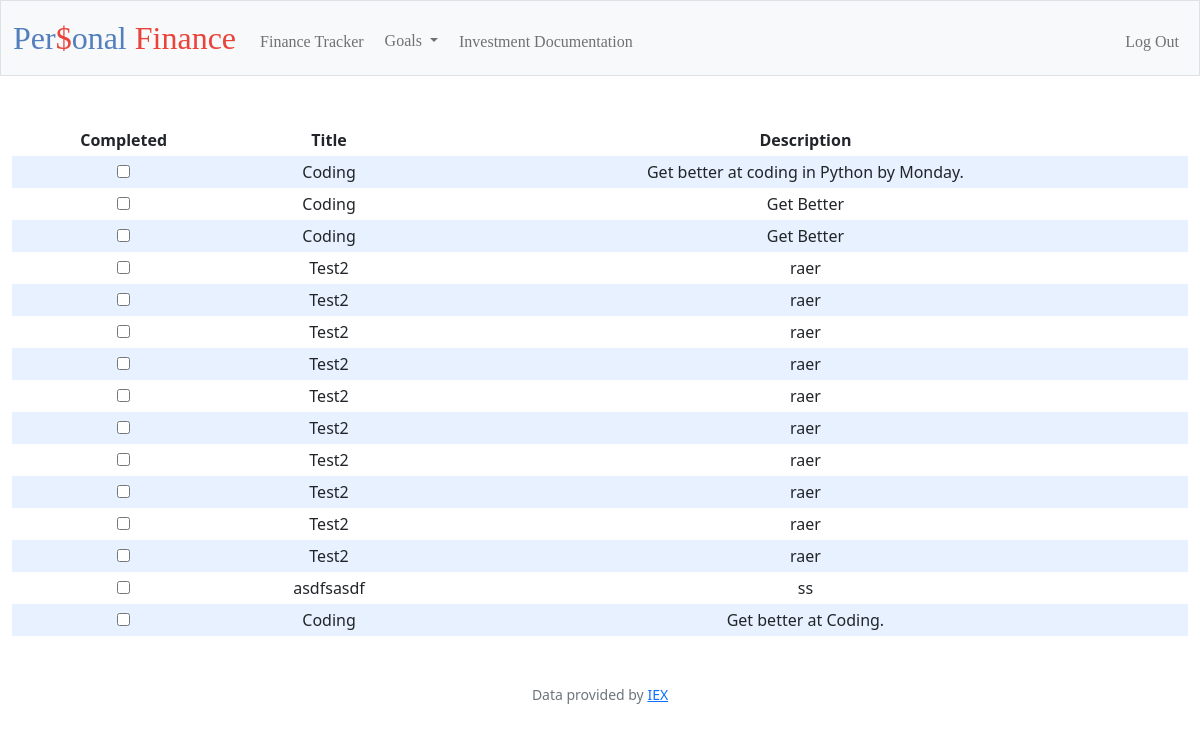
The app's page /table_goals (signed in) with its own data.
### tables this page shows
CREATE TABLE goals(
    id int, title varchar(255), desc varchar(255), completed int
);

### app.py (the view)
@app.route("/table_goals", methods=["GET","POST"])
@login_required
def table_goals():
    if request.method == "POST":
        goals = db.execute("SELECT * FROM goals WHERE id=?", session["user_id"])
        return render_template("/table_goals.html", goals=goals)
    else:
        goals = db.execute("SELECT * FROM goals WHERE id=?", session["user_id"])
        return render_template("/table_goals.html", goals=goals)

### app.py (called while the page is built)
@app.after_request
def after_request(response):
    response.headers["Cache-Control"] = "no-cache, no-store, must-revalidate"
    response.headers["Expires"] = 0
    response.headers["Pragma"] = "no-cache"
    return response

### helpers.py (called while the page is built)
def login_required(f):
    @wraps(f)
    def decorated_function(*args, **kwargs):
        if session.get("user_id") is None:
            return redirect("/login")
        return f(*args, **kwargs)
    return decorated_function

### templates/table_goals.html (shortened to what this page needs)
{% extends "layout.html" %}
{% block main %}
    <table>
        <thead>
            <tr>
                <th>Completed</th>
                <th>Title</th>
                <th>Description</th>
            </tr>
        </thead>
        <tbody class="table_goals">
            {% for goals in goals %}
                <tr>
                    <td><input type="checkbox"> </td>
                    <td>{{goals.title}}</td>
                    <td>{{goals.desc}}</td>
                </tr>
            {% endfor %}
        </tbody>
    </table>
{% endblock %}

### templates/layout.html (shortened to what this page needs)
<!DOCTYPE html>
<html lang="en">
    <head>
        <link href="https://cdn.jsdelivr.net/npm/bootstrap@5.1.3/dist/css/bootstrap.min.css" rel="stylesheet">
        <link href="/static/styles.css" rel="stylesheet">
    </head>
    <body>
        <nav class="bg-light border navbar navbar-expand-md navbar-light">
            <div class="container-fluid">
                <a class="navbar-brand" href="/"><span class="blue">Per</span><span class="red">$</span><span class="blue">onal</span> <span class="red">Finance</span></a>
                <div class="collapse navbar-collapse" id="navbar">
                    {% if session["user_id"] %}
                        <ul class="navbar-nav me-auto mt-2">
                            <li class="nav-item"><a class="nav-link" href="/tracker">Finance Tracker</a></li>
                            <div class="dropdown">
                                <button class="btn dropdown-toggle" type="button" id="dropdownMenuButton1" data-bs-toggle="dropdown" aria-expanded="false">
                                  Goals
                                </button>
                            </div>
                            <li class="nav-item"><a class="nav-link" href="/invest">Investment Documentation</a></li>
                        </ul>
                        <ul class="navbar-nav ms-auto mt-2">
                            <li class="nav-item"><a class="nav-link" href="/logout">Log Out</a></li>
                        </ul>
                    {% else %}
                        <ul class="navbar-nav ms-auto mt-2">
                            <li class="nav-item"><a class="nav-link" href="/register">Register</a></li>
                            <li class="nav-item"><a class="nav-link" href="/login">Log In</a></li>
                        </ul>
                    {% endif %}
                </div>
            </div>
        </nav>
        <main class="container-fluid py-5 text-center">
            {% block main %}{% endblock %}
        </main>
        <footer class="mb-5 small text-center text-muted">
            Data provided by <a href="https://iexcloud.io/">IEX</a>
        </footer>
    </body>
</html>

### static/styles.css (style rules this page uses)
nav .navbar-brand { font-size: xx-large; font-family: "Times New Roman", Times, serif; }
nav .nav-item, nav .dropdown { font-family: "Times New Roman", Times, serif; }
nav .navbar-brand .blue { color: #537fbe; }
nav .navbar-brand .red { color: #ea433b; }
.dropdown-toggle { color: rgba(0,0,0,.55);; font-family: "Times New Roman", Times, serif; }
table { width: 100%; background-color: transparent; padding-top: 5%; margin: auto; }
table th, table td { padding: 0.25rem; vertical-align: middle; }
tbody tr:nth-of-type(odd) { background-color: rgba(179, 208, 255, 0.3); }
.table_goals tr:nth-of-type(odd) { background-color: rgb(179, 208, 255, 0.3) }

### records on screen
goals: title "Coding", desc "Get better at coding in Python by Monday."
goals: title "Coding", desc "Get Better"
goals: title "Coding", desc "Get Better"
goals: title "Test2", desc "raer"
goals: title "Test2", desc "raer"
goals: title "Test2", desc "raer"
goals: title "Test2", desc "raer"
goals: title "Test2", desc "raer"
goals: title "Test2", desc "raer"
goals: title "Test2", desc "raer"
goals: title "Test2", desc "raer"
goals: title "Test2", desc "raer"
goals: title "Test2", desc "raer"
goals: title "asdfsasdf", desc "ss"
goals: title "Coding", desc "Get better at Coding."
